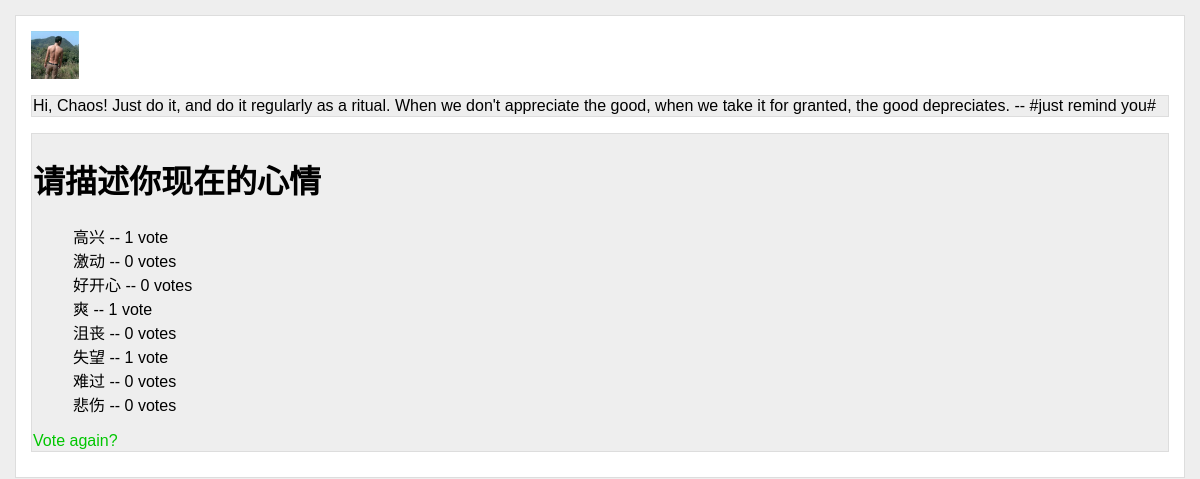
Page /polls/1/results/ on the committed database.
### polls/models.py (models this page shows, shortened)
@python_2_unicode_compatible
class Question(models.Model):
    question_text = models.CharField('问题', max_length=200)
    pub_date = models.DateTimeField('发布日期')
    def was_published_recently(self):
        now = timezone.now()
        return now - datetime.timedelta(days=1) <= self.pub_date <= now
    was_published_recently.admin_order_field = 'pub_date'
    was_published_recently.boolean = True
    was_published_recently.short_description = 'Published recently?'

@python_2_unicode_compatible
class Choice(models.Model):
    question = models.ForeignKey(Question)
    choice_text = models.CharField('选项', max_length=200)
    votes = models.IntegerField('票数', default=0)

### polls/views.py (the view)
# urls.py: url(r'^(?P<pk>[0-9]+)/results/$', views.ResultsView.as_view(), name='results'),
class ResultsView(generic.DetailView):
    model = Question
    template_name = 'polls/results.html'

### polls/templates/polls/results.html
{% extends 'polls/base.html' %}
{% block content %}
<div class="detail">
<h1>{{ question.question_text }}</h1>
<ul>
{% for choice in question.choice_set.all %}
    <li>{{ choice.choice_text }} -- {{ choice.votes }} vote{{ choice.votes|pluralize }}</li>
{% endfor %}
</ul>
<a href="{% url 'polls:detail' question.id %}">Vote again?</a>
</div>
{% endblock %}

### polls/static/polls/style.css (style rules this page uses)
html { background-color: #eee; font-family: "Trebuchet MS", Arial, Helvetica, sans-serif; }
body { background-color: #fff; border: 1px solid #ddd; padding: 15px; margin: 15px; }
a { text-decoration: none; color: #00C600; }
div.detail { margin: 10px auto; text-align: left; font-size: 32px; }
div.detail { margin: 10px auto; background-color: #eee; border: 1px solid #ddd; padding: 1px; font-size: 16px; text-align: left; }
li { list-style: none; }

### rows in the picture
Question: question_text "请描述你现在的心情"
Choice: choice_text "高兴", votes "1"
Choice: choice_text "激动", votes "0"
Choice: choice_text "好开心", votes "0"
Choice: choice_text "爽", votes "1"
Choice: choice_text "沮丧", votes "0"
Choice: choice_text "失望", votes "1"
Choice: choice_text "难过", votes "0"
Choice: choice_text "悲伤", votes "0"
